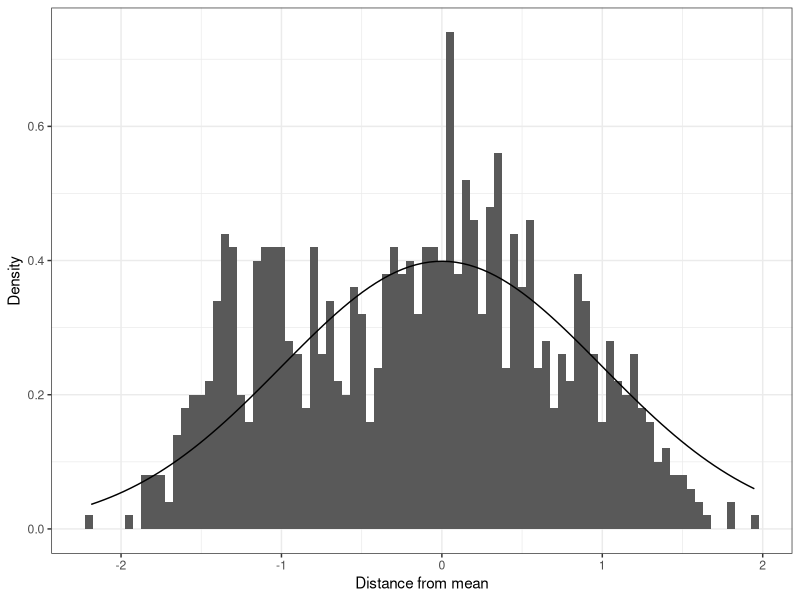

Here is the R script that generated this plot:
## ---- chunk 1
require(ggplot2)
icc <- 0.9
total_var <- 1
cluster_sigma <- sqrt(icc * total_var)
ind_sigma <- sqrt((1 - icc) * total_var)
ind_cluster <- 100
ncluster <- 10
#cluster_sigma <- 1
#ind_sigma <- 0.2

cluster_ids <- sort(rep(1:ncluster, ind_cluster))

cluster_means <- rnorm(ncluster, sd = cluster_sigma)
ind_vals <- rnorm(n = length(cluster_ids), mean = cluster_means[cluster_ids], sd = ind_sigma)

df <- data.frame(x = ind_vals, cluster = cluster_ids)

g <- ggplot(df, aes(x = x, cluster = cluster_ids)) +
  geom_histogram(binwidth = 0.05, aes(y=..density..)) +
  xlab("Distance from mean") +
  ylab("Density") +
  stat_function(fun = dnorm, args = list(mean = 0, sd = sqrt(total_var))) +
  theme_bw()


plot(g)
